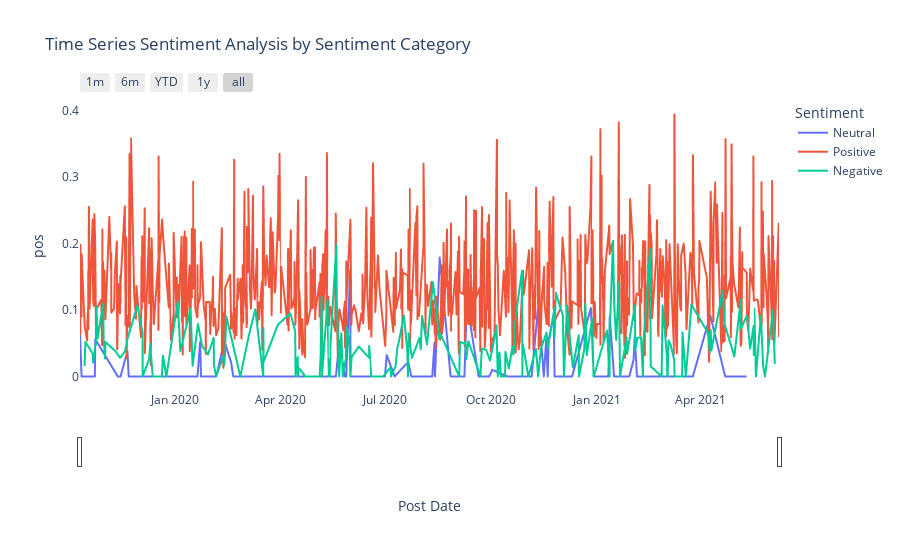

Notebook code for this chart:
### Code cell
fig = px.line(df2, x='Post Date', y='pos', color='Sentiment', title='Time Series Sentiment Analysis by Sentiment Category')
fig.update_xaxes(
    rangeslider_visible=True,
    rangeselector=dict(
        buttons=list([
            dict(count=1, label="1m", step="month", stepmode="backward"),
            dict(count=6, label="6m", step="month", stepmode="backward"),
            dict(count=1, label="YTD", step="year", stepmode="todate"),
            dict(count=1, label="1y", step="year", stepmode="backward"),
            dict(step="all")
        ]) 
    )    
)
fig.update_layout({
    'plot_bgcolor': 'rgba(0,0,0,0)', 
    'paper_bgcolor': 'rgba(0,0,0,0)',
})

fig.write_html("Sentiment.html")
fig.show()

### Figure 1 — Plotly figure (JSON) as saved in the notebook; plotly's stock layout.template omitted (floating-point values rounded to 4 significant figures; data arrays with more than 128 entries replaced by an {"elided": "..."} marker saying what was removed)
{"data": [{"hovertemplate": "Sentiment=Neutral<br>Post Date=%{x}<br>pos=%{y}<extra></extra>", "legendgroup": "Neutral", "line": {"color": "#636efa", "dash": "solid"}, "mode": "lines", "name": "Neutral", "showlegend": true, "type": "scattergl", "x": ["2019-10-10T05:58:05.73", "2019-10-11T14:24:15.807", "2019-10-23T03:37:35.103", "2019-10-23T12:09:17.84", "2019-11-12T00:41:34.433", "2019-11-13T03:30:36.293", "2019-11-14T11:29:20.21", "2019-11-20T10:36:40.83", "2019-11-21T13:38:42.807", "2019-12-09T10:45:09.32", "2019-12-11T11:57:54.773", "2019-12-18T14:19:48.24", "2019-12-24T07:53:51.783", "2019-12-27T18:14:34.557", "2020-01-07T13:43:06.053", "2020-01-11T05:17:09.423", "2020-01-14T07:36:27.793", "2020-01-15T13:11:10.033", "2020-01-16T20:37:57.323", "2020-01-20T07:01:58.37", "2020-01-22T15:21:03.853", "2020-01-23T09:12:43.07", "2020-01-24T15:38:37.98", "2020-01-29T01:21:00.2", "2020-02-04T20:18:44.27", "2020-02-05T15:34:55.653", "2020-02-12T18:31:25.547", "2020-02-14T11:00:46.067", "2020-02-18T09:57:28.06", "2020-02-20T09:07:37.297", "2020-02-26T09:59:17.067", "2020-02-28T04:40:42.623", "2020-03-10T07:07:09.317", "2020-03-10T13:47:55.803", "2020-03-11T12:02:24.97", "2020-03-20T09:52:08.827", "2020-04-03T01:06:02.82", "2020-04-07T16:29:10.43", "2020-04-24T09:15:41.46", "2020-04-27T03:25:15.807", "2020-05-03T16:49:31.43", "2020-05-13T15:13:24.907", "2020-05-14T09:38:15.473", "2020-05-19T13:23:05.93", "2020-05-22T12:43:12.977", "2020-05-27T08:09:30.657", "2020-05-28T11:43:06.343", "2020-05-31T21:49:48.113", "2020-06-01T07:06:15.03", "2020-06-03T08:38:37.627", "2020-06-17T10:39:43.347", "2020-06-21T05:58:52.79", "2020-07-01T03:24:12.553", "2020-07-02T16:17:26.273", "2020-07-09T15:25:26.863", "2020-07-21T10:23:05.597", "2020-07-24T02:00:04.097", "2020-08-11T06:23:35.727", "2020-08-13T05:21:38.977", "2020-08-13T14:00:56.303", "2020-08-17T17:09:22.07", "2020-08-27T04:28:56.903", "2020-09-01T12:00:23.027", "2020-09-03T15:16:17.96", "2020-09-08T05:00:37.097", "2020-09-10T06:34:35.72", "2020-09-20T12:16:21.403", "2020-09-21T16:37:39.7", "2020-09-29T18:14:05.84", "2020-09-29T18:29:04.81", "2020-10-02T09:26:32.68", "2020-10-15T14:35:43.96", "2020-10-16T13:34:13.343", "2020-10-22T13:47:42.993", "2020-10-22T17:19:54.477", "2020-10-27T16:57:39.52", "2020-10-29T11:10:06.717", "2020-11-02T09:41:44.807", "2020-11-05T12:22:50.65", "2020-11-05T13:57:09.393", "2020-11-11T11:27:29.283", "2020-11-16T02:39:45.893", "2020-11-18T06:54:44.173", "2020-11-19T12:44:09.52", "2020-11-20T10:05:42.53", "2020-11-24T16:02:26.117", "2020-11-25T11:59:22.583", "2020-12-06T22:33:26.473", "2020-12-10T16:45:56.92", "2020-12-27T01:57:08.607", "2020-12-29T11:55:09.773", "2021-01-11T05:30:23.477", "2021-01-12T09:52:23.923", "2021-01-16T04:10:22.447", "2021-01-19T14:58:12.793", "2021-01-29T09:32:23.31", "2021-02-02T02:54:29.54", "2021-02-03T04:07:38.773", "2021-02-05T01:44:05.203", "2021-02-24T07:45:06.977", "2021-03-09T07:01:54.71", "2021-03-18T02:51:39.69", "2021-03-18T13:51:25.81", "2021-03-25T14:46:51.637", "2021-04-09T18:43:03.997", "2021-04-22T16:37:41.357", "2021-04-23T09:14:59.607", "2021-04-27T16:38:41.177", "2021-05-10T14:33:41.143"], "xaxis": "x", "y": [0.064, 0, 0, 0.056, 0, 0, 0, 0.038, 0, 0, 0, 0, 0, 0, 0, 0, 0, 0, 0, 0, 0.052, 0, 0, 0, 0, 0, 0.055, 0.043, 0.022, 0, 0, 0, 0, 0, 0, 0, 0, 0, 0, 0, 0, 0, 0, 0, 0.054, 0, 0, 0.16, 0, 0, 0, 0, 0, 0.032, 0, 0.022, 0, 0, 0.051, 0, 0.179, 0, 0, 0, 0, 0.112, 0, 0, 0, 0, 0.01, 0, 0, 0, 0, 0, 0, 0, 0, 0, 0.11, 0, 0.056, 0, 0.055, 0.095, 0, 0, 0, 0.103, 0, 0, 0.09, 0, 0, 0, 0.025, 0.061, 0, 0, 0, 0, 0, 0, 0.092, 0, 0, 0, 0], "yaxis": "y"}, {"hovertemplate": "Sentiment=Positive<br>Post Date=%{x}<br>pos=%{y}<extra></extra>", "legendgroup": "Positive", "line": {"color": "#EF553B", "dash": "solid"}, "mode": "lines", "name": "Positive", "showlegend": true, "type": "scattergl", "x": {"elided": "769 str values"}, "xaxis": "x", "y": {"elided": "769 float values"}, "yaxis": "y"}, {"hovertemplate": "Sentiment=Negative<br>Post Date=%{x}<br>pos=%{y}<extra></extra>", "legendgroup": "Negative", "line": {"color": "#00cc96", "dash": "solid"}, "mode": "lines", "name": "Negative", "showlegend": true, "type": "scattergl", "x": {"elided": "208 str values"}, "xaxis": "x", "y": {"elided": "208 float values"}, "yaxis": "y"}], "layout": {"legend": {"title": {"text": "Sentiment"}, "tracegroupgap": 0}, "paper_bgcolor": "rgba(0,0,0,0)", "plot_bgcolor": "rgba(0,0,0,0)", "title": {"text": "Time Series Sentiment Analysis by Sentiment Category"}, "xaxis": {"anchor": "y", "domain": [0, 1], "rangeselector": {"buttons": [{"count": 1, "label": "1m", "step": "month", "stepmode": "backward"}, {"count": 6, "label": "6m", "step": "month", "stepmode": "backward"}, {"count": 1, "label": "YTD", "step": "year", "stepmode": "todate"}, {"count": 1, "label": "1y", "step": "year", "stepmode": "backward"}, {"step": "all"}]}, "rangeslider": {"visible": true}, "title": {"text": "Post Date"}}, "yaxis": {"anchor": "x", "domain": [0, 1], "title": {"text": "pos"}}}}
